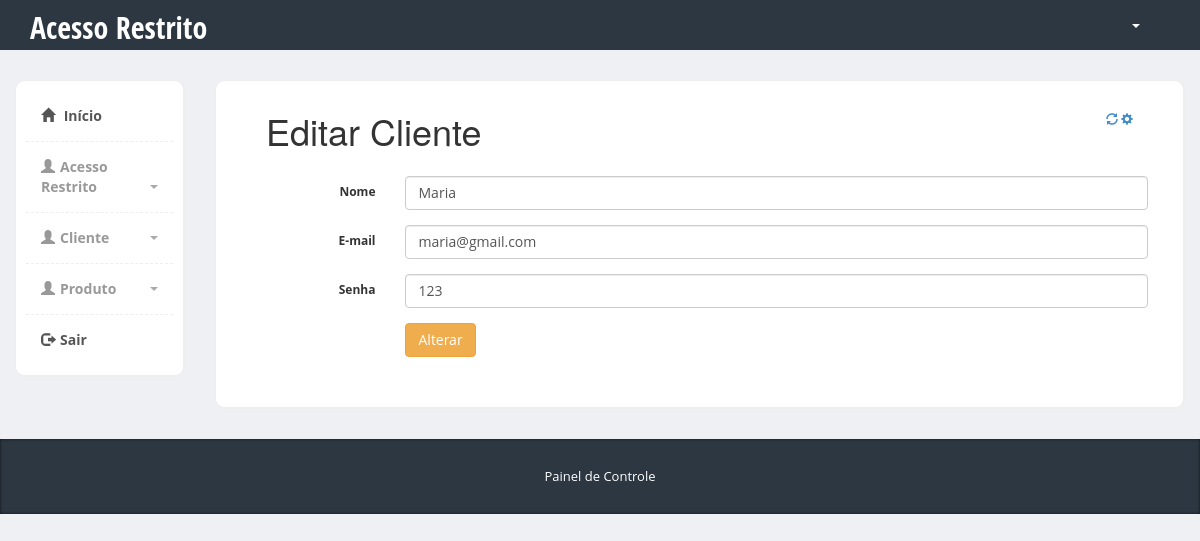
/admin/editar-cliente.php?codcliente=6, run on the app's committed database.
### tables this page shows
CREATE TABLE `cliente` (
  `codcliente` int(11) NOT NULL,
  `nome` varchar(50) NOT NULL,
  `endereco` varchar(80) NOT NULL,
  `cep` varchar(9) NOT NULL,
  `telefone` int(17) NOT NULL,
  `cpf` varchar(14) NOT NULL,
  `email` varchar(100) NOT NULL,
  `senha` varchar(8) NOT NULL
);

### admin/editar-cliente.php (the view, shortened to what this page needs)
<?php
	include_once("conexao.php");
	$codcliente= $_GET['codcliente'];
	$result_cliente = "SELECT * FROM cliente WHERE codcliente = '$codcliente' LIMIT 1";
	$resultado_cliente = mysqli_query($conn, $result_cliente);
	$row_cliente = mysqli_fetch_assoc($resultado_cliente);
?>
<?php include "includes/header.php" ?>
<div class="col-md-10">
		  	<div class="row">
		<div class="col-md-12">
		  			<div class="content-box-large">
		  				<div class="panel-heading">
							<div class="panel-title">
				  <h1>Editar Cliente</h1>
			</div>
			<div class="panel-options">
								<a href="#" data-rel="collapse"><i class="glyphicon glyphicon-refresh"></i></a>
								<a href="#" data-rel="reload"><i class="glyphicon glyphicon-cog"></i></a>
							</div>
						</div>
		  	<div class="panel-body">
			<form class="form-horizontal" method="POST" action="processar_editar_cliente.php" enctype="multipart/form-data">
				<div class="form-group">
					<label class="col-sm-2 control-label">Nome</label>
					<div class="col-sm-10">
						<input type="text" name="nome" class="form-control" id="inputEmail3" placeholder="Nome Completo" value="<?php echo $row_cliente['nome']; ?>">
					</div>
				</div>
				<div class="form-group">
					<label class="col-sm-2 control-label">E-mail</label>
					<div class="col-sm-10">
						<input type="text" name="email" class="form-control" id="inputEmail3" placeholder="E-mail" value="<?php echo $row_cliente['email']; ?>">
					</div>
				</div>
				<div class="form-group">
					<label class="col-sm-2 control-label">Senha</label>
					<div class="col-sm-10">
						<input type="text" name="senha" class="form-control" id="inputEmail3" placeholder="E-mail" value="<?php echo $row_cliente['senha']; ?>">
					</div>
				</div>
				<div class="form-group">
					<div class="col-sm-offset-2 col-sm-10">
						<button type="submit" class="btn btn-warning">Alterar</button>
					</div>
				</div>
			</form>
					</div>
		  		</div>
		  	</div>
		  </div>
		</div>
    </div>
		</div>
<?php include "includes/footer.php" ?>

### admin/css/styles.css (style rules this page uses)
body { font-family: 'Open Sans', sans-serif; position: relative; margin: 0px; font-size: 12px; padding: 0px; }
.content-box, .content-box-large { margin-bottom:30px; background:#fff; border-radius:10px; padding:10px; border-left:1px solid #eee; border-top:1px solid #eee; border-right:2px solid #eee; border-bottom:2px solid #eee; }
.content-box-large { padding: 20px; }
body { background-color: #eff0f3; }
.panel-heading>.panel-title, .content-box-header .panel-title { float: left; padding: 10px 15px; padding-top: 0px; }
.panel-heading>.panel-title>*, .content-box-header .panel-title>* { margin: 0; }
.panel-heading>.panel-options, .content-box-header .panel-options { float: right; padding-right: 15px; }
.panel-heading>.panel-options>a, .content-box-header .panel-options>a { margin-top: 10px; }
.panel-body { clear:both; }

### data on the page
cliente: nome "Maria", email "maria@gmail.com", senha "123"
